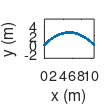

Source code (MATLAB):
%% Example of Matlab Live Script
% Here, let us illustrate how a live script works. A live script provides for 
% a level of interaction that a regular script does not.
% Equation of projectile motion
% Let us assume that the x-axis is the horizontal ground and the y axis points 
% upwards. We have a projectile, with initial position $(x_{0},y_{0})=(0,0)$ and 
% with initial speed of V and an initial angle (relative to the ground) of $\theta$. 
% The horizontal and vertical position of the projectile are given by (assuming 
% no air resistance)
% 
% $$x(t) = V\cos(\theta)\;t$$
% 
% $$y(t)=V\sin(\theta)\; t -\frac{1}{2}gt^{2}$$
% 
% where g is the gravitational acceleration. Therefore, the trajectory is controlled 
% by the initial speed and the launch angle.
% Interactive plot
% Below, select V (m/s) and $\theta$ (deg)

%define the parameters
V = 10.2 
theta = 45
g = 9.81;    %gravity in SI units
%solve for final time
tf=2*V*sind(theta)/g;
t=linspace(0,tf,100);
x=V*cosd(theta)*t;
y=V*sind(theta)*t-1/2*g*t.^2;
figure(1)
set(gcf,'PaperPosition',[1,1,1,1])
plot(x,y,'.');
xlabel('x (m)'); ylabel('y (m)'); axis equal;